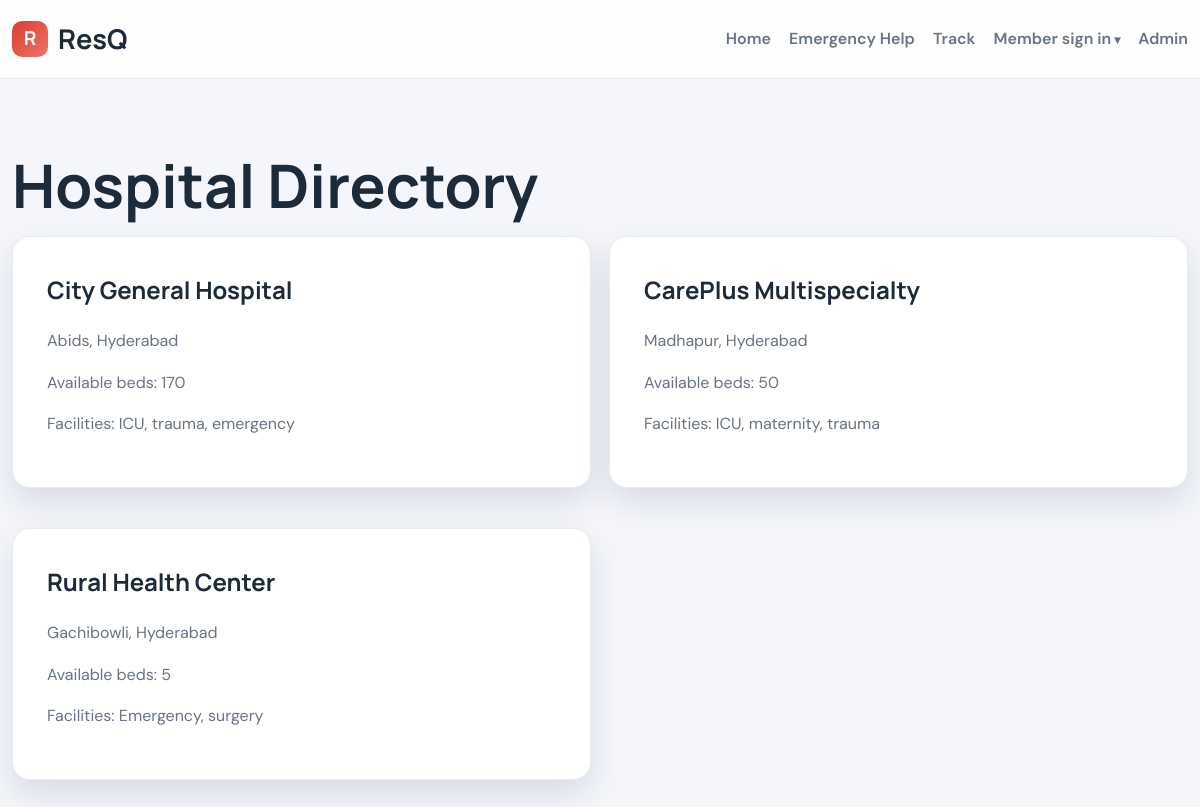
The app's page /hospital-directory with its own data.
### app.py (models this page shows)
class Hospital(db.Model):
    id = db.Column(db.Integer, primary_key=True)
    name = db.Column(db.String(160), nullable=False)
    address = db.Column(db.String(200), nullable=False)
    latitude = db.Column(db.Float, default=0.0)
    longitude = db.Column(db.Float, default=0.0)
    phone = db.Column(db.String(20), default="")
    emergency_contact = db.Column(db.String(20), default="")
    facilities = db.Column(db.String(200), default="")
    total_beds = db.Column(db.Integer, default=0)
    occupied_beds = db.Column(db.Integer, default=0)
    available_beds = db.Column(db.Integer, default=0)
    verification_status = db.Column(db.String(30), default="PENDING")
    updated_at = db.Column(db.DateTime, default=utcnow_naive)

### app.py (the view)
@app.route("/hospital-directory")
def hospital_directory():
    hospitals = Hospital.query.all()
    return render_template("hospital_directory.html", hospitals=hospitals)

### templates/hospital_directory.html (shortened to what this page needs)
{% extends 'base.html' %}
{% block content %}
<section class="section">
  <div class="container">
    <h1>Hospital Directory</h1>
    <div class="provider-grid">
      {% for hospital in hospitals %}
      <div class="panel">
        <h2>{{ hospital.name }}</h2>
        <p>{{ hospital.address }}</p>
        <p>Available beds: {{ hospital.available_beds }}</p>
        <p>Facilities: {{ hospital.facilities }}</p>
      </div>
      {% endfor %}
    </div>
  </div>
</section>
{% endblock %}

### static/css/style.css (style rules this page uses)
:root { --red: #d93d2f; --red-deep: #b52e23; --blue: #1d6ed8; --green: #1d9d65; --orange: #eb8b2d; --dark: #1d2a39; --bg: #f4f6fb; --card: #ffffff; --muted: #687385; --line: #e7ebf3; --shadow: 0 14px 32px rgba(18, 36, 61, 0.12); }
* { box-sizing: border-box; }
html { scroll-behavior: smooth; }
body { margin: 0; font-family: "DM Sans", "Segoe UI", sans-serif; background: var(--bg); color: var(--dark); line-height: 1.55; }
h1, h2, h3, h4, .brand { font-family: "Manrope", "DM Sans", "Segoe UI", sans-serif; }
.container { width: min(1180px, calc(100% - 24px)); margin: 0 auto; }
h1, h2, h3, h4, p { margin-top: 0; }
h1 { font-size: clamp(2.5rem, 5vw, 4.2rem); line-height: 1.08; margin-bottom: 18px; }
.section { padding: 74px 0; }
.muted, .panel p, .step-card p, .feature-card p { color: var(--muted); line-height: 1.6; }
.auth-card, .panel { background: var(--card); border: 1px solid var(--line); border-radius: 18px; box-shadow: var(--shadow); padding: clamp(20px, 4vw, 34px); margin-bottom: 22px; }
.two-col, .provider-grid { display: grid; grid-template-columns: repeat(2, minmax(0, 1fr)); gap: 18px; }

### records on screen
Hospital: name "City General Hospital", address "Abids, Hyderabad", available_beds "170", facilities "ICU, trauma, emergency"
Hospital: name "CarePlus Multispecialty", address "Madhapur, Hyderabad", available_beds "50", facilities "ICU, maternity, trauma"
Hospital: name "Rural Health Center", address "Gachibowli, Hyderabad", available_beds "5", facilities "Emergency, surgery"
